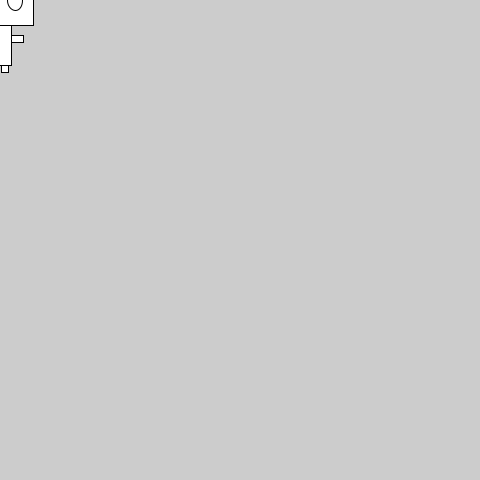
Frame 1 (no input)
Frame 60 (the mouse pressed at the canvas centre just before this capture): identical to frame 1, image omitted
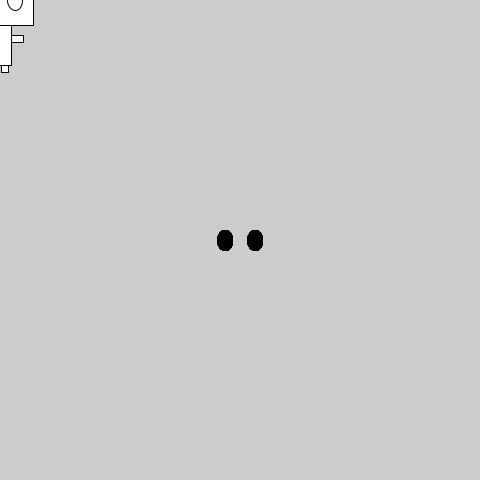
Frame 120 (the mouse held since frame 60 and released just before this capture)

The Processing sketch that drew these frames (run headless with seeded random() and noise(); from frame 60 on, the mouse is pressed at the canvas centre):

// Processing sketch: processing_139891
// ── processing_139891.pde

void setup() {
  //'setup' is like the 'head' function of html.
  size(480, 480);
  /*This 'size' function lets you change the size of the 
  viewer box where the monster resides.*/
}

void draw() {
  if (mousePressed) {
    fill(0);
  } else {
    fill(255);
  rect(mouseX-32, mouseY-25, 65, 50);
  rect(mouseX-11, mouseY+25, 22, 40);
  rect(mouseX-23, mouseY+35, 12, 7);
  rect(mouseX+11, mouseY+35, 12, 7);
  rect(mouseX-8, mouseY+65, 7, 7);
  rect(mouseX+1, mouseY+65, 7, 7);
  }
  ellipse(mouseX+15, mouseY, 15, 20);
  ellipse(mouseX-15, mouseY, 15, 20);
  /*The lines above tell processing that if (for mouse 
  pressed scenario) make the shapes given below a white color 
  for fill(0), and 'if else' (aka the mouse is pressed) make 
  the shapes given below a black color.*/
}
